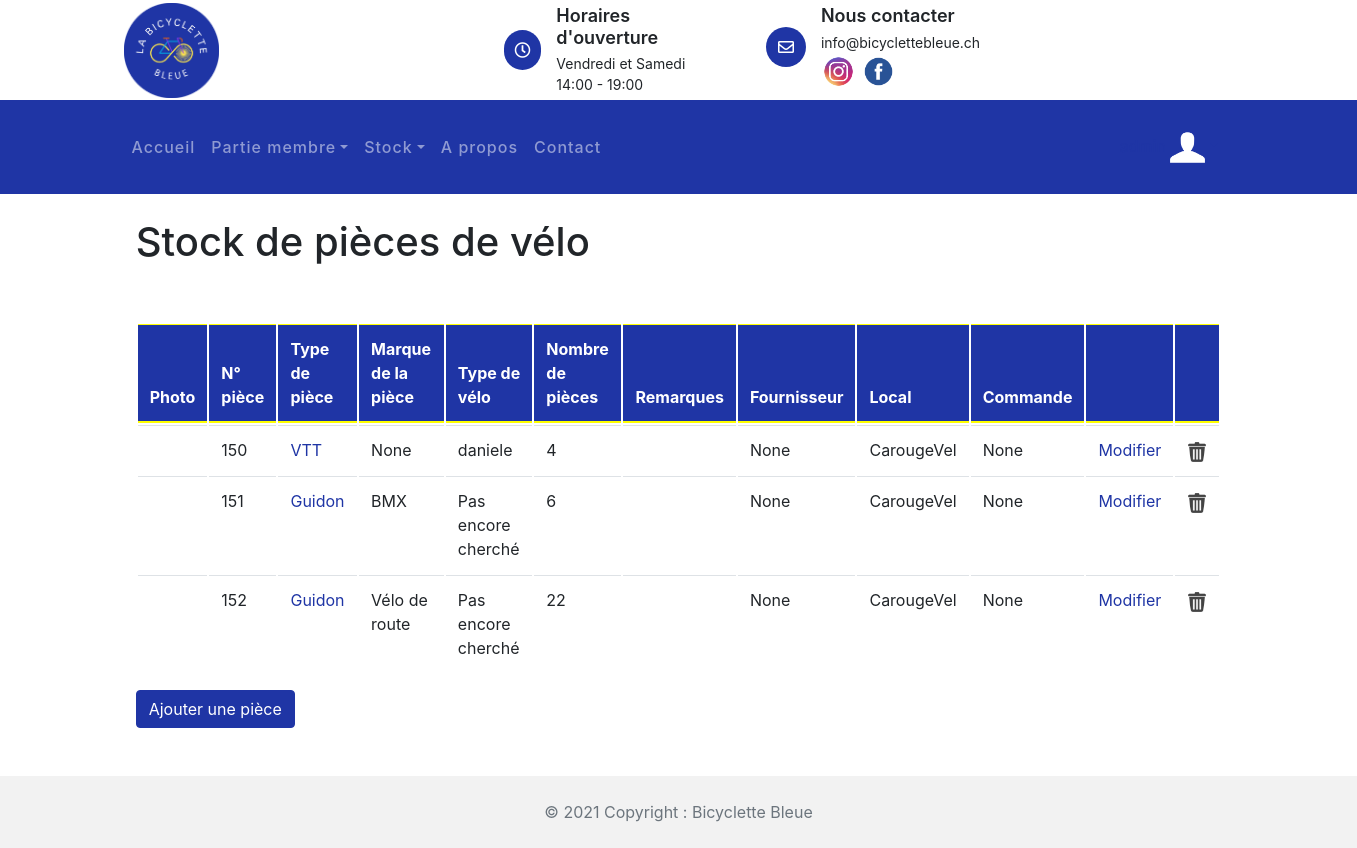
Before: /stock_pieces_velos/ (signed in) with the older database file.
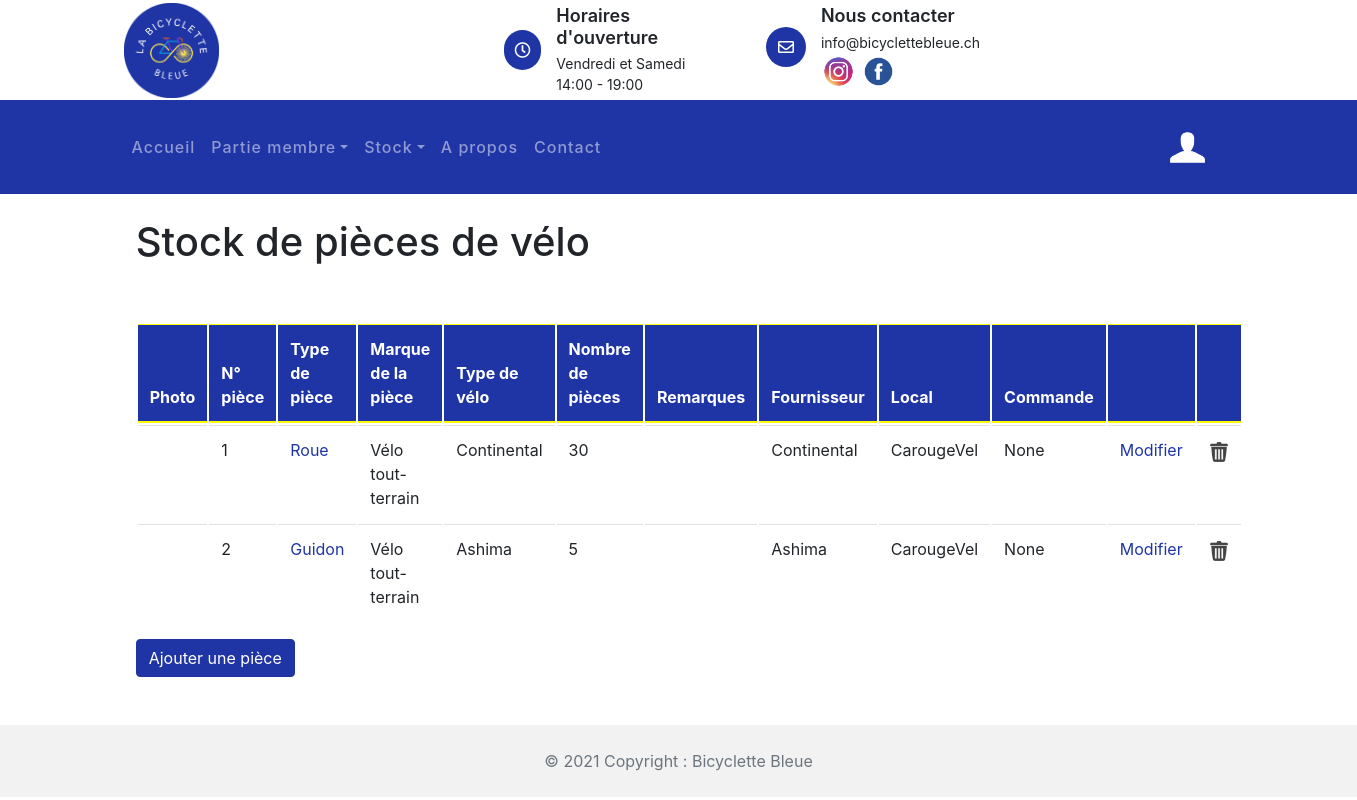
After: the same page with the newer database file.
### reparation/models.py (models this page shows, shortened)
class PieceDeVelo(models.Model):
    piece_id = models.AutoField(primary_key=True, db_column='PIECE_ID', blank=True, null=False)  # Field name made lowercase.
    piece_type = models.TextField(db_column='PIECE_TYPE', blank=True, null=True)  # Field name made lowercase.
    piece_num = models.IntegerField(db_column='PIECE_NUM', blank=True, null=True)  # Field name made lowercase.
    piece_marque = models.TextField(db_column='PIECE_MARQUE', blank=True, null=True)  # Field name made lowercase.
    piece_nb = models.IntegerField(db_column='PIECE_NB', blank=True, null=True)  # Field name made lowercase.
    piece_nom = models.IntegerField(db_column='PIECE_NOM', blank=True, null=True)  # Field name made lowercase.
    local_id_id = models.IntegerField(db_column='LOCAL_ID_ID', blank=True, null=True)  # Field name made lowercase.
    commande_fourni_id_id = models.IntegerField(db_column='COMMANDE_FOURNI_ID_ID', blank=True, null=True)  # Field name made lowercase.
    fourni_id_id = models.IntegerField(db_column='FOURNI_ID_ID', blank=True, null=True)  # Field name made lowercase.
    class Meta:
        managed = False
        db_table = 'Piece_de_velo'

class Local(models.Model):
    local_id = models.AutoField(db_column='LOCAL_ID', primary_key=True, blank=True, null=False)  # Field name made lowercase.
    local_nom = models.CharField(max_length=50, db_column='LOCAL_NOM', blank=True,
                                 null=True)  # Field name made lowercase.
    local_adresseposte = models.TextField(db_column='LOCAL_ADRESSEPOSTE', blank=True, null=True)
    local_npa = models.IntegerField(db_column='LOCAL_NPA', blank=True, null=True)  # Field name made lowercase.
    local_capacite = models.IntegerField(db_column='LOCAL_CAPACITE', blank=True, null=True)
    local_nb_velo = models.IntegerField(db_column='LOCAL_NB_VELO', blank=True, null=True)  # Field name made lowercase.
    class Meta:
        managed = False
        db_table = 'Local'

class Fournisseur(models.Model):
    fourni_id = models.AutoField(primary_key=True, db_column='FOURNI_ID', blank=True, null=False)  # Field name made lowercase.
    fourni_nom = models.TextField(db_column='FOURNI_NOM', blank=True, null=True)  # Field name made lowercase.
    fourni_adresseposte = models.TextField(db_column='FOURNI_ADRESSEPOSTE', blank=True, null=True)  # Field name made lowercase.
    fourni_tel = models.IntegerField(db_column='FOURNI_TEL', blank=True, null=True)  # Field name made lowercase.
    fourni_npa = models.IntegerField(db_column='FOURNI_NPA', blank=True, null=True)  # Field name made lowercase.
    fourni_desc = models.TextField(db_column='FOURNI_DESC', blank=True, null=True)  # Field name made lowercase.
    class Meta:
        managed = False
        db_table = 'Fournisseur'

### stock_pieces_velos/views.py (the view)
# urls.py: path('stock_pieces_velos/',include('stock_pieces_velos.urls')),
@login_required(login_url='/compte/login')
def stock_pieces_velos(request):
    pieces_objets = PieceDeVelo.objects.all()
    context = {
        'piecesObjets': pieces_objets
    }
    return render(request, 'stock_pieces_velos/stock_pieces_velos.html', context)

### stock_pieces_velos/models.py (called while the page is built)
    def __str__(self):
        return self.local_nom

    def __str__(self):
        return self.fourni_nom

### stock_pieces_velos/templates/stock_pieces_velos/stock_pieces_velos.html (shortened to what this page needs)
{% extends 'template_base.html' %}
{% load static %}
{% block contenu %}
        <link href="{% static 'css/bootstrap.min.css' %}" rel="stylesheet">
        <link href="{% static 'lib/flaticon/font/flaticon.css' %}" rel="stylesheet">
        <link href="{% static 'lib/animate/animate.min.css' %}" rel="stylesheet">
        <link href="{% static 'lib/owlcarousel/assets/owl.carousel.min.css' %}" rel="stylesheet">
<br>
<h1 style="margin-left: 10%">Stock de pièces de vélo</h1>
<br>
<br>
<table class="table">
  <thead class="thead-dark">
    <tr>
        <th class="ligne0">
            <p1>Photo</p1>
        </th>
        <th class="ligne0">
            <p1>N° pièce</p1>
        </th>
        <th class="ligne0">
            <p1>Type de pièce</p1>
        </th>
        <th class="ligne0">
            <p1>Marque de la pièce</p1>
        </th>
        <th class="ligne0">
            <p1>Type de vélo</p1>
        </th>
        <th class="ligne0">
            <p1>Nombre de pièces</p1>
        </th>
        <th class="ligne0">
            <p1>Remarques</p1>
        </th>
        <th class="ligne0">
            <p1>Fournisseur</p1>
        </th>
        <th class="ligne0">
            <p1>Local</p1>
        </th>
        <th class="ligne0">
            <p1>Commande</p1>
        </th>
        <th class="ligne0">
        </th>
        <th class="ligne0">
        </th>
    </tr>
</thead>
    {% for piece in piecesObjets %}
    <tr>
        <td>
        </td>
        <td>
            <p1>{{piece.piece_num}}</p1>
        </td>
        <td>
            <p1><a href="{% url 'stock_pieces_velos:indexDetailsPiece' piece.piece_num %}">{{piece.piece_type}}</a></p1>
        </td>
        <td>
            <p1>{{piece.piece_type_velo}}</p1>
        </td>
        <td>
            <p1>{{piece.piece_marque}}</p1>
        </td>
        <td>
            <p1>{{piece.piece_nb}}</p1>
        </td>
        <td>
        </td>
        <td>
            <p1>{{piece.fourni_id}}</p1>
        </td>
        <td>
            <p1>{{piece.local_id}}</p1>
        </td>
        <td>
            <p1>{{piece.commande_fourni_id}}</p1>
        </td>
        <td>
          <a href="{% url 'stock_pieces_velos:indexModifierPiece' piece.piece_num %}">Modifier</a>
        </td>
        <td>
          <a href="#"><img class="imagePoubelle" src="{% static 'img/poubelle.png' %}" alt="Image"></a>
        </td>
    </tr>
    {% endfor %}
</table>
<a href="{% url 'stock_pieces_velos:indexNouvellePiece' %}" role="button" class="btn btn-primary" aria-pressed="true"
style="margin-left: 10% ">Ajouter une pièce</a>
{% endblock %}

Changed rows visible on the page:
removed PieceDeVelo: piece_num "150", piece_type "VTT", piece_type_velo "None", piece_marque "daniele", piece_nb "4", fourni_id "None", local_id "CarougeVel", commande_fourni_id "None"
removed PieceDeVelo: piece_num "151", piece_type "Guidon", piece_type_velo "BMX", piece_marque "Pas encore cherché", piece_nb "6", fourni_id "None", local_id "CarougeVel", commande_fourni_id "None"
removed PieceDeVelo: piece_num "152", piece_type "Guidon", piece_type_velo "Vélo de route", piece_marque "Pas encore cherché", piece_nb "22", fourni_id "None", local_id "CarougeVel", commande_fourni_id "None"
added PieceDeVelo: piece_num "1", piece_type "Roue", piece_type_velo "Vélo tout-terrain", piece_marque "Continental", piece_nb "30", fourni_id "Continental", local_id "CarougeVel", commande_fourni_id "None"
added PieceDeVelo: piece_num "2", piece_type "Guidon", piece_type_velo "Vélo tout-terrain", piece_marque "Ashima", piece_nb "5", fourni_id "Ashima", local_id "CarougeVel", commande_fourni_id "None"
